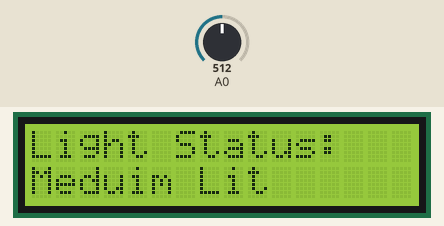
A sketch run on a simulated Arduino Uno, built with avr-gcc and run on an emulated ATmega328P. On the bench: 16×2 character LCD. The test bench sets the inputs (shaded band); at power-on: A0 = 512. What the sketch prints to the serial monitor is not drawn.

Above: at 1.2 s.
1.3 s: A0 set to 610
At 3.2 s:
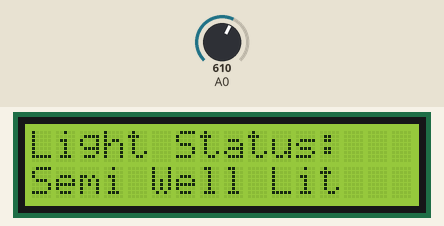
4.0 s: A0 set to 710
At 4.9 s:
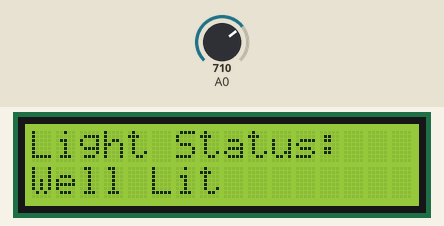
6.7 s: A0 set to 390
At 8.4 s:
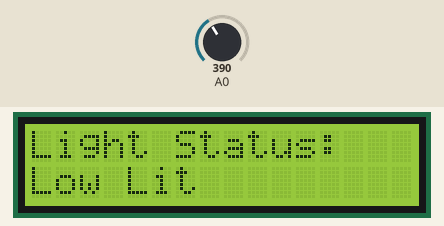
9.5 s: A0 set to 190
At 11.3 s:
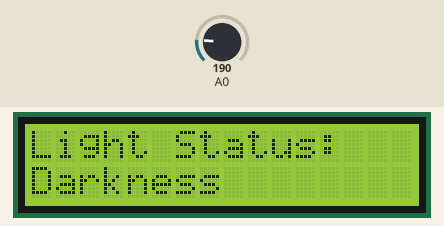
12.2 s: A0 set to 210
At 14.7 s:
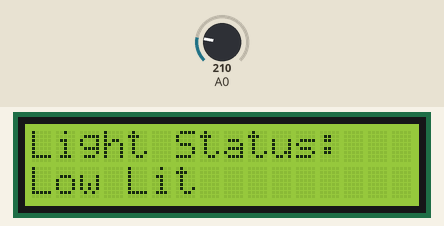
15.6 s: A0 set to 122
At 16.5 s:
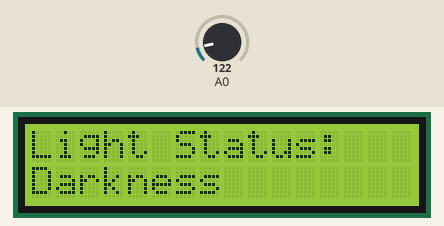
Timing chart, 0 to 18.6 s (numbered marks = the images above; inputs shaded):
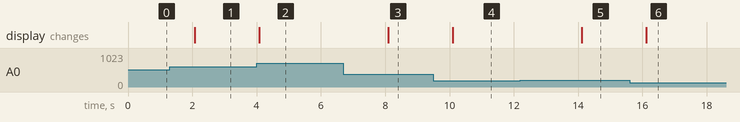

The sketch:

nsotom3Lab9.ino
```cpp
// 1- Nygel Sotomayor 655654678
// 2- Lab 9 - Recovery Lab
// 3- Description - This code essentially initializes the LCD Screen as show previously, we also set up the potentiometer as a analog input as we did in lab 4.
//                  Essentially based on the light level read in through the photoresistor, I output the current light level in 3 set ranges I defined (Well Lit, Medium Level, Low Level)
// 4- The assumptions I made was the format of my output to the lcd screen and that I can just have 3 ranges of light levels
// 5- References - The references I utilized was given by the professor https://docs.arduino.cc/learn/electronics/lcd-displays to see how to implement the LED Screen
//                 and https://create.arduino.cc/projecthub/MisterBotBreak/how-to-use-a-photoresistor-46c5eb for the photoresistor
// 6- In Person Demo: Anjani
#include <LiquidCrystal.h>
// initialize the library by associating any needed LCD interface pin
// with the arduino pin number it is connected to
// Our constants
const int rs = 12, en = 11, d4 = 5, d5 = 4, d6 = 3, d7 = 2;
LiquidCrystal lcd(rs, en, d4, d5, d6, d7);
//Our Setup
void setup() {
  //Initialize the serial monitor
  Serial.begin(9600);
  //Print prompt to serial monitor
  // set up the LCD's number of columns and rows:
  lcd.begin(16, 2);
}

void loop() {
  lcd.clear();
  lcd.setCursor(0,0);
  lcd.print("Light Status: ");
  lcd.setCursor(0,1);
  int value = analogRead(A0);
  Serial.println("Analog value : ");
  Serial.println(value);
  if (value > 700) { //High Light Level
  lcd.print("Well Lit");
  } else if (value < 700 && value > 600) { //Medium Light Level
  lcd.print("Semi Well Lit");
  } else if (value < 600 && value > 400) { // Light Level
  lcd.print("Meduim Lit");
  } else if (value < 400 && value > 200) {
    lcd.print("Low Lit");
  } else if (value < 200) {
    lcd.print("Darkness");
  }
  delay(2000);

}
```

Measured:
- after the input at 1.3 s, the display: changes after 0.78 s (image 1)
- after the input at 4.0 s, the display: changes after 0.08 s (image 2)
- after the input at 6.7 s, the display: changes after 1.4 s (image 3)
- after the input at 9.5 s, the display: changes after 0.60 s (image 4)
- after the input at 12.2 s, the display: changes after 1.9 s (image 5)
- after the input at 15.6 s, the display: changes after 0.52 s (image 6)
